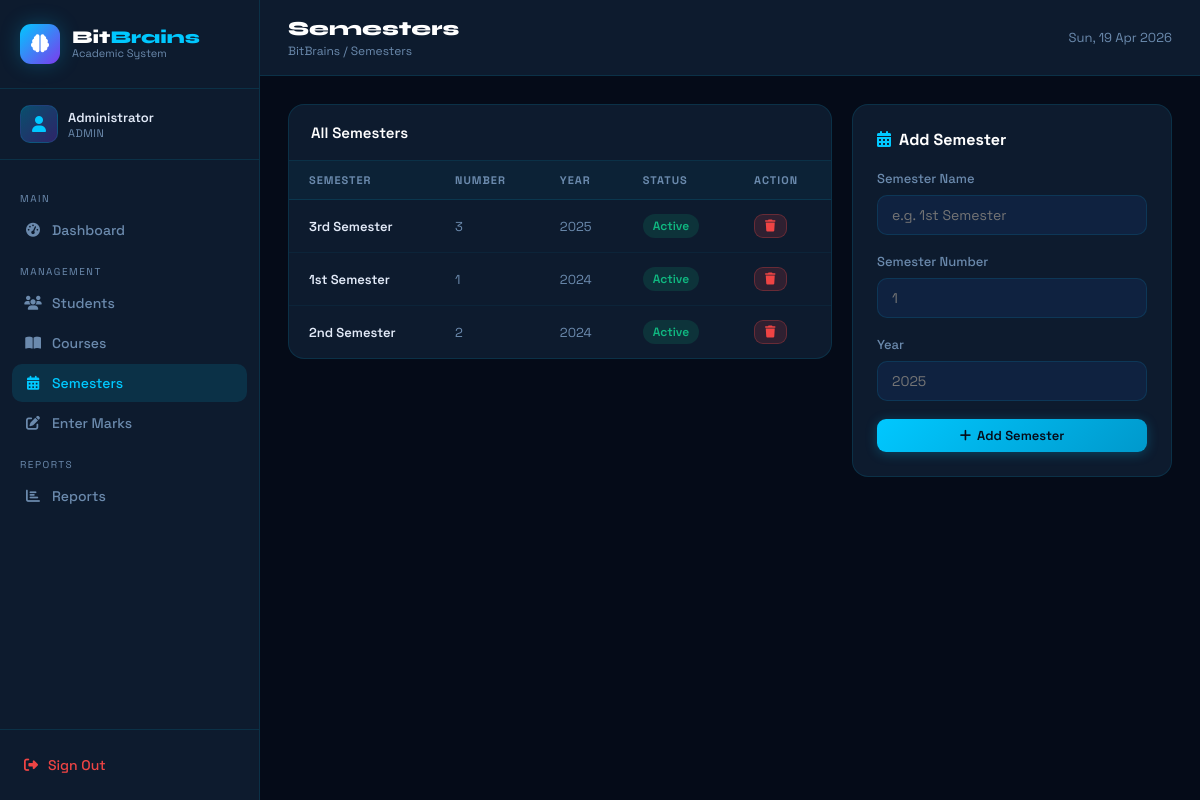
Screenshot of /admin/semesters.php (signed in) with the database file from the repository.
### tables this page shows
CREATE TABLE semesters (
    id INT AUTO_INCREMENT PRIMARY KEY,
    semester_name VARCHAR(50) NOT NULL,
    semester_number INT NOT NULL,
    year VARCHAR(10) NOT NULL,
    is_active TINYINT(1) DEFAULT 1,
    created_at TIMESTAMP DEFAULT CURRENT_TIMESTAMP
);

### admin/semesters.php (the view, shortened to what this page needs)
<?php
require_once '../config/db.php';
$semesters = $conn->query("SELECT * FROM semesters ORDER BY year DESC, semester_number");
include '../includes/header.php';
?>
<div class="section-grid" style="grid-template-columns:1fr 320px; align-items:start;">
  <div class="table-card">
    <div class="table-header"><div class="table-title">All Semesters</div></div>
    <table>
      <thead><tr><th>Semester</th><th>Number</th><th>Year</th><th>Status</th><th>Action</th></tr></thead>
      <tbody>
        <?php while($s=$semesters->fetch_assoc()): ?>
        <tr>
          <td style="font-size:13px; font-weight:600;"><?=$s['semester_name']?></td>
          <td style="color:var(--muted); font-size:13px;"><?=$s['semester_number']?></td>
          <td style="color:var(--muted); font-size:13px;"><?=$s['year']?></td>
          <td><span class="badge <?=$s['is_active'] ? 'badge-green' : 'badge-yellow'?>"><?=$s['is_active'] ? 'Active' : 'Closed'?></span></td>
          <td><a href="?delete=<?=$s['id']?>" class="btn btn-danger" onclick="return confirm('Delete?')" style="font-size:12px;padding:5px 10px;"><i class="fas fa-trash"></i></a></td>
        </tr>
        <?php endwhile; ?>
      </tbody>
    </table>
  </div>
  <div class="form-card">
    <div style="font-weight:700; font-size:16px; color:#fff; margin-bottom:20px;"><i class="fas fa-calendar-days" style="color:var(--accent); margin-right:8px;"></i>Add Semester</div>
    <form method="POST">
      <div class="form-group"><label class="form-label">Semester Name</label>
        <input type="text" name="semester_name" class="form-control" placeholder="e.g. 1st Semester" required>
      </div>
      <div class="form-group"><label class="form-label">Semester Number</label>
        <input type="number" name="semester_number" class="form-control" placeholder="1" required>
      </div>
      <div class="form-group"><label class="form-label">Year</label>
        <input type="text" name="year" class="form-control" placeholder="2025" required>
      </div>
      <button type="submit" class="btn btn-primary" style="width:100%; justify-content:center;">
        <i class="fas fa-plus"></i> Add Semester
      </button>
    </form>
  </div>
</div>
<?php include '../includes/footer.php'; ?>

### includes/header.php (style rules this page uses)
:root { --bg: #050b18; --surface: #0d1b2e; --card: #0f2240; --card2: #0a1a35; --border: rgba(0,200,255,0.12); --accent: #00c8ff; --accent2: #7c3aed; --green: #10b981; --yellow: #f59e0b; --red: #ef4444; --text: #e2eaf8; --muted: #6b8aad; --sidebar-w: 260px; }
* { margin:0; padding:0; box-sizing:border-box; }
body { background: var(--bg); font-family: 'Space Grotesk', sans-serif; color: var(--text); display: flex; min-height: 100vh; }
.table-card { background: var(--surface); border: 1px solid var(--border); border-radius: 16px; overflow: hidden; }
.table-header { padding: 18px 22px; border-bottom: 1px solid var(--border); display: flex; align-items: center; justify-content: space-between; }
.table-title { font-weight: 600; font-size: 15px; color: #fff; }
table { width: 100%; border-collapse: collapse; }
th { padding: 12px 20px; text-align: left; font-size: 11px; color: var(--muted); text-transform: uppercase; letter-spacing: 1px; background: rgba(0,200,255,0.04); border-bottom: 1px solid var(--border); }
td { padding: 14px 20px; font-size: 14px; border-bottom: 1px solid rgba(0,200,255,0.05); }
tr:last-child td { border-bottom: none; }
.badge { padding: 4px 10px; border-radius: 20px; font-size: 12px; font-weight: 600; display: inline-block; }
.badge-green { background: rgba(16,185,129,0.15); color: var(--green); }
.btn { padding: 8px 16px; border-radius: 9px; font-size: 13px; font-weight: 600; cursor: pointer; border: none; font-family: 'Space Grotesk', sans-serif; display: inline-flex; align-items: center; gap: 6px; text-decoration: none; transition: all 0.2s; }
.btn-primary { background: linear-gradient(135deg, var(--accent), #0099cc); color: #050b18; box-shadow: 0 2px 12px rgba(0,200,255,0.25); }
.btn-danger { background: rgba(239,68,68,0.15); border: 1px solid rgba(239,68,68,0.3); color: var(--red); }
.section-grid { display: grid; grid-template-columns: 1fr 1fr; gap: 20px; }
.form-card { background: var(--surface); border: 1px solid var(--border); border-radius: 16px; padding: 24px; }
.form-group { margin-bottom: 18px; }
.form-label { font-size: 13px; color: var(--muted); margin-bottom: 8px; display: block; font-weight: 500; }
.form-control { width: 100%; padding: 10px 14px; background: var(--card); border: 1px solid var(--border); border-radius: 10px; color: var(--text); font-size: 14px; font-family: 'Space Grotesk', sans-serif; outline: none; transition: all 0.2s; }

### rows the page displays
semesters: semester_name "3rd Semester", semester_number "3", year "2025", is_active "Active"
semesters: semester_name "1st Semester", semester_number "1", year "2024", is_active "Active"
semesters: semester_name "2nd Semester", semester_number "2", year "2024", is_active "Active"

### other values shown
$_SESSION['user_name'] "Administrator"
$_SESSION['user_role'] "ADMIN"
$pageTitle "Semesters"
